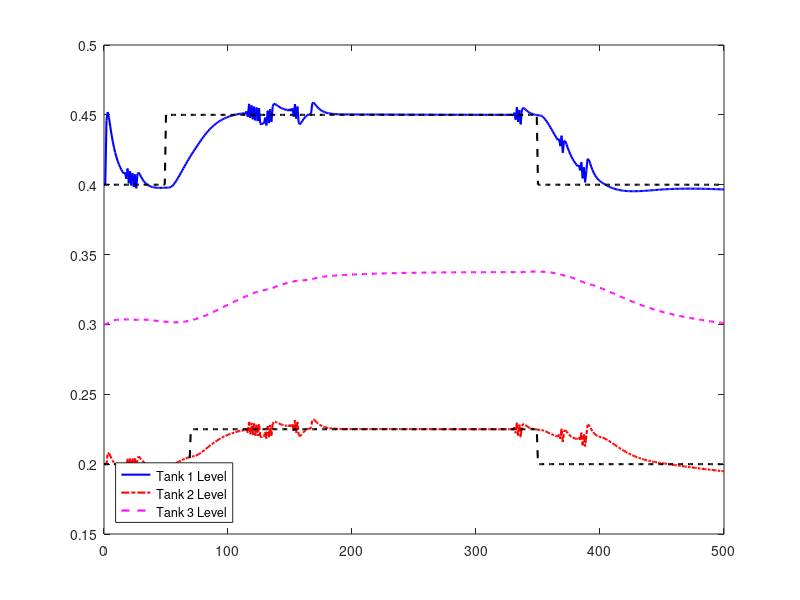

This figure's MATLAB source: (Note: this script raises an error after producing the figure.)
close all;
clear all;
clc

formatSpec = '%f';
fsz = 10;

reference_value(1:50)=0.40;
reference_value(51:350)=0.45;
reference_value(351:501)=0.40;

reference_value_2(1:70)=0.20;
reference_value_2(71:400)=0.225;
reference_value_2(351:501)=0.20;

ref_vector = reference_value'
ref_vector_2 = reference_value_2'

%%%%%%%%%%%%%%%%%%%%%%%%% DATA READING %%%%%%%%%%%%%%%%%%%%%%%%
% Differential Attack, no Defense
dif_attack_no_def = csvread('no_def_sensor.txt');
time_diff_no_def = dif_attack_no_def(:, [1]);
lit101_diff_no_def = dif_attack_no_def(:, [2]);
lit102_diff_no_def = dif_attack_no_def(:, [3]);
lit103_diff_no_def = dif_attack_no_def(:, [4]);

% Diferential Attack, Defense
dif_attack_def = csvread('atk_def_sensor.txt');
time_diff_def = dif_attack_def(:, [1]);
lit101_diff_def = dif_attack_def(:, [2]);
lit102_diff_def = dif_attack_def(:, [3]);
lit103_diff_def = dif_attack_def(:, [4]);

% No attack
no_attack = csvread('no_atk_sensor.txt');
time_no_attack = no_attack(:, [1]);
lit101_no_attack = no_attack(:, [2]);
lit102_no_attack = no_attack(:, [3]);
lit103_no_attack = no_attack(:, [4]);

% Absolute attack, No Defense
abs_attack_no_def = csvread('abs_atk_no_def_sensor.txt');
time_abs_no_def = abs_attack_no_def(:, [1]);
lit101_abs_no_def = abs_attack_no_def(:, [2]);
lit102_abs_no_def = abs_attack_no_def(:, [3]);
lit103_abs_no_def = abs_attack_no_def(:, [4]);

% Absolute attack, Defense
abs_attack_def = csvread('abs_atk_def_sensor.txt');
time_abs_def = abs_attack_def(:, [1]);
lit101_abs_def = abs_attack_def(:, [2]);
lit102_abs_def = abs_attack_def(:, [3]);
lit103_abs_def = abs_attack_def(:, [4]);

%%%%%%%%%%%%%%%%%%%%%%%%% No Attack %%%%%%%%%%%%%%%%%%%%%%%
h1=figure(1)
set(gca, 'FontSize', fsz, 'LineWidth', 1.5); 
plot(time_no_attack, lit101_no_attack,'-b', 'linewidth', 1.5);
hold on
plot(time_no_attack, lit102_no_attack, '-.r', 'linewidth', 1.5);
plot(time_no_attack, lit103_no_attack, '--m', 'linewidth', 1.5);
plot(time_no_attack, ref_vector, '--k', 'linewidth', 1.5);
plot(time_no_attack, ref_vector_2, '--k', 'linewidth', 1.5);

g = legend('Tank 1 Level','Tank 2 Level','Tank 3 Level','Location','southwest');
g.FontSize = 14;
grid on
axis([20 500 0 0.5])
grid on;
xlabel('Time (s)')
ylabel('Tank 1 Level (m)')
title('Plant Behavior Without Attacks');
matlab2tikz('tikz/no_attack.tikz', 'showInfo', false, 'parseStrings', false, 'standalone', false, 'height', '\figureheight', 'width', '\figurewidth');

%%%%%%%%%%%%%%%%%%%%%%%%% Differential Attack - No Defense %%%%%%%%%%%%%%%%%%%%%%%
h2=figure(2)
set(gca, 'FontSize', fsz, 'LineWidth', 1.5); 
plot(time_diff_no_def, lit101_diff_no_def,'-b', 'linewidth', 1.5);
hold on
plot(time_diff_no_def, lit102_diff_no_def, '-.r', 'linewidth', 1.5);
plot(time_diff_no_def, lit103_diff_no_def, '--m', 'linewidth', 1.5);
plot(time_no_attack, ref_vector, '--k', 'linewidth', 1.5);
plot(time_no_attack, ref_vector_2, '--k', 'linewidth', 1.5);

g = legend('Tank 1 Level','Tank 2 Level','Tank 3 Level','Location','southwest');
g.FontSize = 14;
grid on
axis([20 500 0 0.5])
grid on;
xlabel('Time (s)')
ylabel('Tank 1 Level (m)')
title('Plant Behavior With Stealth Attack without Defense');
matlab2tikz('tikz/diff_no_def.tikz', 'showInfo', false, 'parseStrings', false, 'standalone', false, 'height', '\figureheight', 'width', '\figurewidth');

% %%%%%%%%%%%%%%%%%%%%%%%%% Differential Attack - Defense %%%%%%%%%%%%%%%%%%%%%%%
h3=figure(3)
set(gca, 'FontSize', fsz, 'LineWidth', 1.5); 
plot(time_diff_def, lit101_diff_def,'-b', 'linewidth', 1.5);
hold on
plot(time_diff_def, lit102_diff_def, '-.r', 'linewidth', 1.5);
plot(time_diff_def, lit103_diff_def, '--m', 'linewidth', 1.5);
plot(time_no_attack, ref_vector, '--k', 'linewidth', 1.5);
plot(time_no_attack, ref_vector_2, '--k', 'linewidth', 1.5);

g = legend('Tank 1 Level','Tank 2 Level','Tank 3 Level','Location','southwest');
g.FontSize = 14;
grid on
axis([20 500 0 0.5])
grid on;
xlabel('Time (s)')
ylabel('Tank 1 Level (m)')
title('Plant Behavior With Stealth Attack with Defense');
matlab2tikz('tikz/diff_def.tikz', 'showInfo', false, 'parseStrings', false, 'standalone', false, 'height', '\figureheight', 'width', '\figurewidth');

% %%%%%%%%%%%%%%%%%%%%%%%%% Absolute Attack - No Defense %%%%%%%%%%%%%%%%%%%%%%%
h4=figure(4)
set(gca, 'FontSize', fsz, 'LineWidth', 1.5); 
plot(time_abs_no_def, lit101_abs_no_def,'-b', 'linewidth', 1.5);
hold on
plot(time_abs_no_def, lit102_abs_no_def, '-.r', 'linewidth', 1.5);
plot(time_abs_no_def, lit103_abs_no_def, '--m', 'linewidth', 1.5);
plot(time_no_attack, ref_vector, '--k', 'linewidth', 1.5);
plot(time_no_attack, ref_vector_2, '--k', 'linewidth', 1.5);

g = legend('Tank 1 Level','Tank 2 Level','Tank 3 Level','Location','northwest');
g.FontSize = 14;
grid on
axis([20 450 0 0.8])
grid on;
xlabel('Time (s)')
ylabel('Tank 1 Level (m)')
title('Plant Behavior With Replay Attack without Defense');
matlab2tikz('tikz/abs_no_def.tikz', 'showInfo', false, 'parseStrings', false, 'standalone', false, 'height', '\figureheight', 'width', '\figurewidth');

% %%%%%%%%%%%%%%%%%%%%%%%%% Absolute Attack - Defense %%%%%%%%%%%%%%%%%%%%%%%
h5=figure(5)
set(gca, 'FontSize', fsz, 'LineWidth', 1.5); 
plot(time_abs_def, lit101_abs_def,'-b', 'linewidth', 1.5);
hold on
plot(time_abs_def, lit102_abs_def, '-.r', 'linewidth', 1.5);
plot(time_abs_def, lit103_abs_def, '--m', 'linewidth', 1.5);
plot(time_no_attack, ref_vector, '--k', 'linewidth', 1.5);
plot(time_no_attack, ref_vector_2, '--k', 'linewidth', 1.5);

g = legend('Tank 1 Level','Tank 2 Level','Tank 3 Level','Location','southwest');
g.FontSize = 14;
grid on
axis([0 500 0 0.5])
grid on;
xlabel('Time (s)')
ylabel('Tank 1 Level (m)')
title('Plant Behavior With Replay Attack with Defense');
matlab2tikz('tikz/abs_def.tikz', 'showInfo', false, 'parseStrings', false, 'standalone', false, 'height', '\figureheight', 'width', '\figurewidth');

